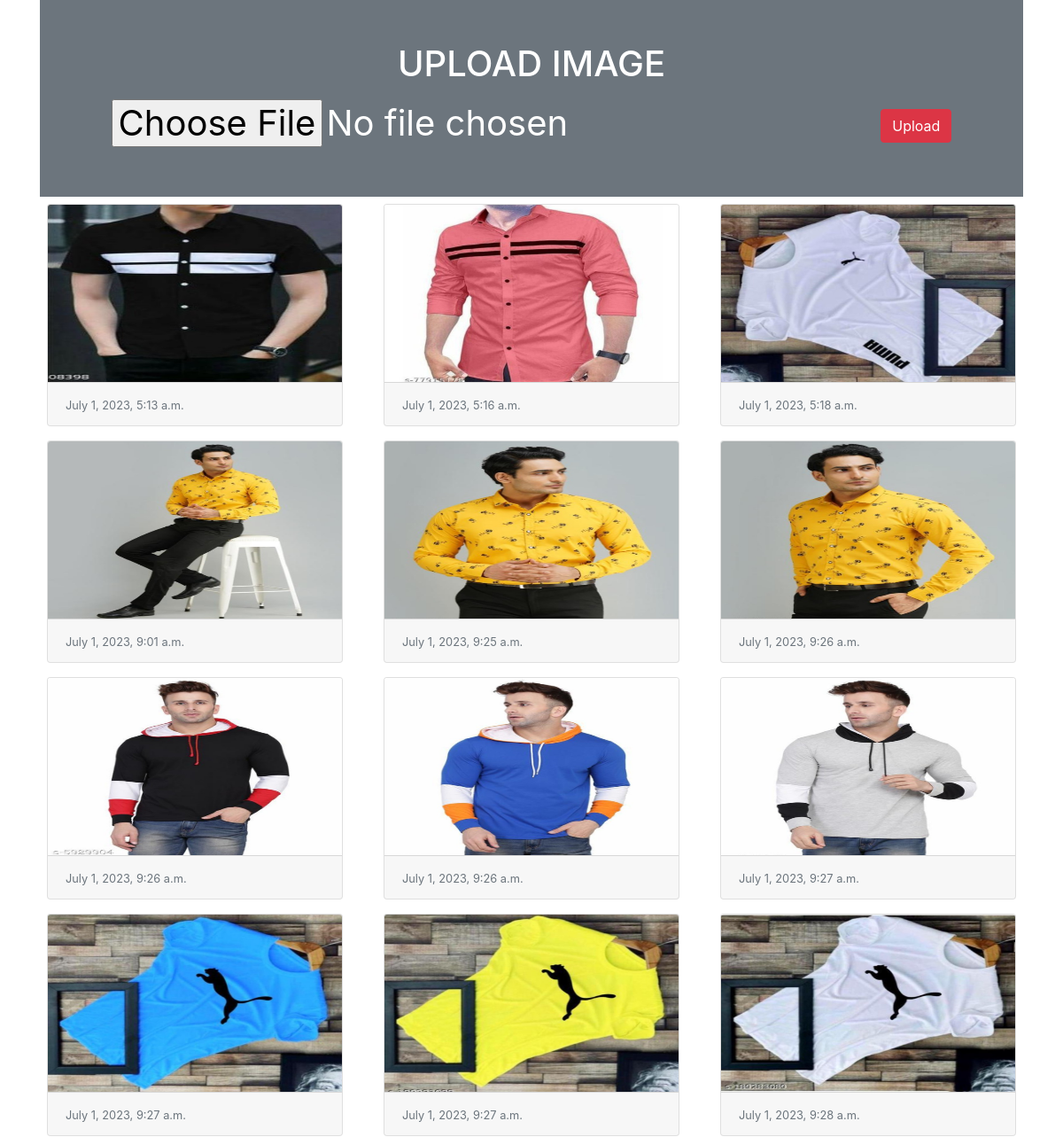
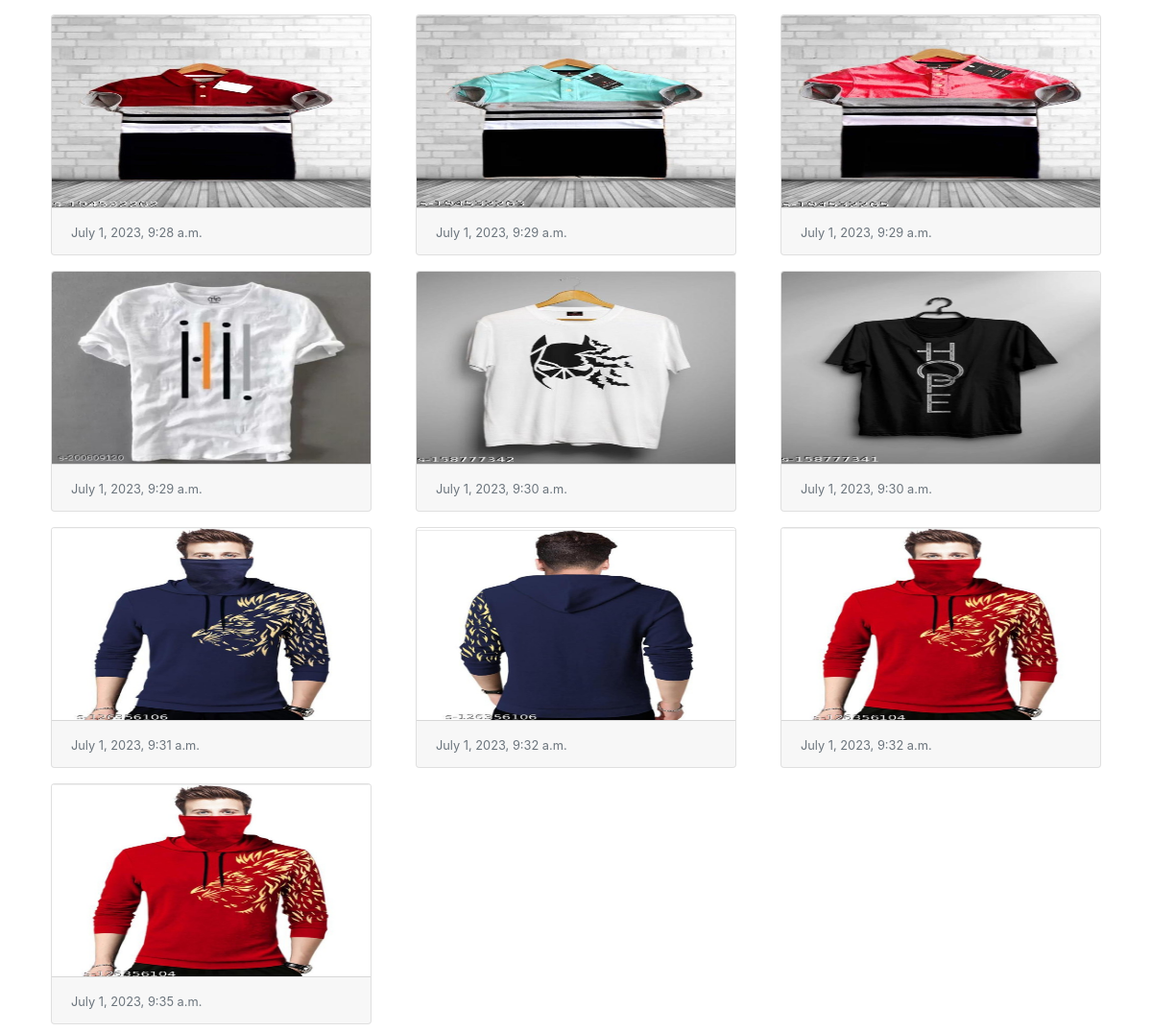
The page / on the database its author committed (2 pictures, top to bottom).
### myapp/models.py (models this page shows)
class Image(models.Model):
 photo = models.ImageField(upload_to="myimage")
 date = models.DateTimeField(auto_now_add=True)

### myapp/views.py (the view)
# urls.py: path('', views.home)
def home(request):
    if request.method == "POST":
        form = ImageForm(request.POST, request.FILES)
        if form.is_valid():
            form.save()
    form = ImageForm()
    img = Image.objects.all()
    return render(request, 'myapp/home.html', {'img':img, 'form':form})

### myapp/forms.py
class ImageForm(forms.ModelForm):
    class Meta:
        model = Image
        fields = '__all__'
        labels = {'photo':''}

### myapp/templates/myapp/home.html (shortened to what this page needs)
<!doctype html>
<html lang="en">
  <head>
    <link rel="stylesheet" href="https://cdn.jsdelivr.net/npm/bootstrap@4.3.1/dist/css/bootstrap.min.css">
  </head>
  <body>
   <div class="container">
       <div class="py-5 text-center bg-secondary text-white">
         <h1 class="mb-3">UPLOAD IMAGE<h1>
            <form action="" method="post" enctype="multipart/form-data">
              {{form}}
              <input type="submit" class="btn btn-danger" value="Upload">
            </form>
       </div>
       <div class="row">
           {% for x in img %}
           <div class="col-sm-4">
               <div class="card m-2">
                     <img src="{{x.photo.url}}" alt="" class="card-img-top" height="200px">
                     <div class="card-footer">
                        <small class="text-muted">{{x.date}}</small>
                     </div>
               </div>
           </div>
           {% endfor %}
       </div>
   </div>
  </body>
</html>

### rows shown on the page
Image: photo (picture), date "July 1, 2023, 5:13 a.m."
Image: photo (picture), date "July 1, 2023, 5:16 a.m."
Image: photo (picture), date "July 1, 2023, 5:18 a.m."
Image: photo (picture), date "July 1, 2023, 9:01 a.m."
Image: photo (picture), date "July 1, 2023, 9:25 a.m."
Image: photo (picture), date "July 1, 2023, 9:26 a.m."
Image: photo (picture), date "July 1, 2023, 9:26 a.m."
Image: photo (picture), date "July 1, 2023, 9:26 a.m."
Image: photo (picture), date "July 1, 2023, 9:27 a.m."
Image: photo (picture), date "July 1, 2023, 9:27 a.m."
Image: photo (picture), date "July 1, 2023, 9:27 a.m."
Image: photo (picture), date "July 1, 2023, 9:28 a.m."
Image: photo (picture), date "July 1, 2023, 9:28 a.m."
Image: photo (picture), date "July 1, 2023, 9:29 a.m."
Image: photo (picture), date "July 1, 2023, 9:29 a.m."
Image: photo (picture), date "July 1, 2023, 9:29 a.m."
Image: photo (picture), date "July 1, 2023, 9:30 a.m."
Image: photo (picture), date "July 1, 2023, 9:30 a.m."
Image: photo (picture), date "July 1, 2023, 9:31 a.m."
Image: photo (picture), date "July 1, 2023, 9:32 a.m."
Image: photo (picture), date "July 1, 2023, 9:32 a.m."
Image: photo (picture), date "July 1, 2023, 9:35 a.m."
